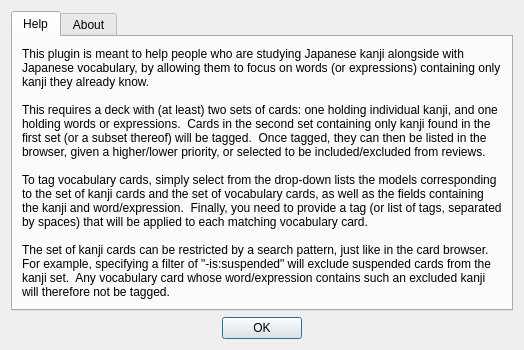
<?xml version="1.0" encoding="UTF-8"?>
<ui version="4.0">
 <class>KanjiVocabHelp</class>
 <widget class="QDialog" name="KanjiVocabHelp">
  <property name="windowTitle">
   <string>Tag vocabulary cards based on kanji - Help</string>
  </property>
  <layout class="QGridLayout" name="gridLayout">
   <item row="0" column="0">
    <widget class="QTabWidget" name="tabWidget">
     <property name="currentIndex">
      <number>0</number>
     </property>
     <widget class="QWidget" name="helpTab">
      <attribute name="title">
       <string>Help</string>
      </attribute>
      <layout class="QVBoxLayout" name="verticalLayout_2">
       <item>
        <widget class="QLabel" name="helpLabel">
         <property name="sizePolicy">
          <sizepolicy hsizetype="Minimum" vsizetype="Minimum">
           <horstretch>0</horstretch>
           <verstretch>0</verstretch>
          </sizepolicy>
         </property>
         <property name="text">
          <string>&lt;!DOCTYPE HTML PUBLIC &quot;-//W3C//DTD HTML 4.0//EN&quot; &quot;http://www.w3.org/TR/REC-html40/strict.dtd&quot;&gt;
&lt;html&gt;&lt;head&gt;&lt;meta name=&quot;qrichtext&quot; content=&quot;1&quot; /&gt;&lt;style type=&quot;text/css&quot;&gt;
p, li { white-space: pre-wrap; }
&lt;/style&gt;&lt;/head&gt;&lt;body style=&quot; font-family:'Sans Serif'; font-size:9pt; font-weight:400; font-style:normal;&quot;&gt;
&lt;p style=&quot; margin-top:0px; margin-bottom:0px; margin-left:0px; margin-right:0px; -qt-block-indent:0; text-indent:0px;&quot;&gt;This plugin is meant to help people who are studying Japanese kanji alongside with Japanese vocabulary, by allowing them to focus on words (or expressions) containing only kanji they already know.&lt;/p&gt;
&lt;p style=&quot;-qt-paragraph-type:empty; margin-top:0px; margin-bottom:0px; margin-left:0px; margin-right:0px; -qt-block-indent:0; text-indent:0px;&quot;&gt;&lt;br /&gt;&lt;/p&gt;
&lt;p style=&quot; margin-top:0px; margin-bottom:0px; margin-left:0px; margin-right:0px; -qt-block-indent:0; text-indent:0px;&quot;&gt;This requires a deck with (at least) two sets of cards: one holding individual kanji, and one holding words or expressions.  Cards in the second set containing only kanji found in the first set (or a subset thereof) will be tagged.  Once tagged, they can then be listed in the browser, given a higher/lower priority, or selected to be included/excluded from reviews.&lt;/p&gt;
&lt;p style=&quot;-qt-paragraph-type:empty; margin-top:0px; margin-bottom:0px; margin-left:0px; margin-right:0px; -qt-block-indent:0; text-indent:0px;&quot;&gt;&lt;br /&gt;&lt;/p&gt;
&lt;p style=&quot; margin-top:0px; margin-bottom:0px; margin-left:0px; margin-right:0px; -qt-block-indent:0; text-indent:0px;&quot;&gt;To tag vocabulary cards, simply select from the drop-down lists the models corresponding to the set of kanji cards and the set of vocabulary cards, as well as the fields containing the kanji and word/expression.  Finally, you need to provide a tag (or list of tags, separated by spaces) that will be applied to each matching vocabulary card.&lt;/p&gt;
&lt;p style=&quot;-qt-paragraph-type:empty; margin-top:0px; margin-bottom:0px; margin-left:0px; margin-right:0px; -qt-block-indent:0; text-indent:0px;&quot;&gt;&lt;br /&gt;&lt;/p&gt;
&lt;p style=&quot; margin-top:0px; margin-bottom:0px; margin-left:0px; margin-right:0px; -qt-block-indent:0; text-indent:0px;&quot;&gt;The set of kanji cards can be restricted by a search pattern, just like in the card browser.  For example, specifying a filter of &amp;quot;-is:suspended&amp;quot; will exclude suspended cards from the kanji set.  Any vocabulary card whose word/expression contains such an excluded kanji will therefore not be tagged.&lt;/p&gt;&lt;/body&gt;&lt;/html&gt;</string>
         </property>
         <property name="wordWrap">
          <bool>true</bool>
         </property>
        </widget>
       </item>
      </layout>
     </widget>
     <widget class="QWidget" name="aboutTab">
      <attribute name="title">
       <string>About</string>
      </attribute>
      <layout class="QGridLayout" name="gridLayout_2">
       <item row="0" column="0">
        <widget class="QLabel" name="aboutLabel">
         <property name="text">
          <string>&lt;!DOCTYPE HTML PUBLIC &quot;-//W3C//DTD HTML 4.0//EN&quot; &quot;http://www.w3.org/TR/REC-html40/strict.dtd&quot;&gt;
&lt;html&gt;&lt;head&gt;&lt;meta name=&quot;qrichtext&quot; content=&quot;1&quot; /&gt;&lt;style type=&quot;text/css&quot;&gt;
p, li { white-space: pre-wrap; }
&lt;/style&gt;&lt;/head&gt;&lt;body style=&quot; font-family:'Sans Serif'; font-size:9pt; font-weight:400; font-style:normal;&quot;&gt;
&lt;p align=&quot;center&quot; style=&quot; margin-top:0px; margin-bottom:0px; margin-left:0px; margin-right:0px; -qt-block-indent:0; text-indent:0px;&quot;&gt;&lt;span style=&quot; font-weight:600;&quot;&gt;KanjiVocab Anki plugin&lt;/span&gt;&lt;/p&gt;
&lt;p align=&quot;center&quot; style=&quot; margin-top:0px; margin-bottom:0px; margin-left:0px; margin-right:0px; -qt-block-indent:0; text-indent:0px;&quot;&gt;Version: %(version)s&lt;/p&gt;
&lt;p align=&quot;center&quot; style=&quot;-qt-paragraph-type:empty; margin-top:0px; margin-bottom:0px; margin-left:0px; margin-right:0px; -qt-block-indent:0; text-indent:0px;&quot;&gt;&lt;br /&gt;&lt;/p&gt;
&lt;p align=&quot;center&quot; style=&quot; margin-top:0px; margin-bottom:0px; margin-left:0px; margin-right:0px; -qt-block-indent:0; text-indent:0px;&quot;&gt;Written by Frédéric Brière  &amp;lt;&lt;a href=&quot;mailto:fbriere@fbriere.net&quot;&gt;&lt;span style=&quot; text-decoration: underline; color:#0000ff;&quot;&gt;fbriere@fbriere.net&lt;/span&gt;&lt;/a&gt;&amp;gt;&lt;/p&gt;&lt;/body&gt;&lt;/html&gt;</string>
         </property>
        </widget>
       </item>
      </layout>
     </widget>
    </widget>
   </item>
   <item row="1" column="0">
    <widget class="QDialogButtonBox" name="buttonBox">
     <property name="orientation">
      <enum>Qt::Horizontal</enum>
     </property>
     <property name="standardButtons">
      <set>QDialogButtonBox::Ok</set>
     </property>
     <property name="centerButtons">
      <bool>true</bool>
     </property>
    </widget>
   </item>
  </layout>
 </widget>
 <resources/>
 <connections>
  <connection>
   <sender>buttonBox</sender>
   <signal>accepted()</signal>
   <receiver>KanjiVocabHelp</receiver>
   <slot>accept()</slot>
   <hints>
    <hint type="sourcelabel">
     <x>248</x>
     <y>254</y>
    </hint>
    <hint type="destinationlabel">
     <x>157</x>
     <y>274</y>
    </hint>
   </hints>
  </connection>
  <connection>
   <sender>buttonBox</sender>
   <signal>rejected()</signal>
   <receiver>KanjiVocabHelp</receiver>
   <slot>reject()</slot>
   <hints>
    <hint type="sourcelabel">
     <x>316</x>
     <y>260</y>
    </hint>
    <hint type="destinationlabel">
     <x>286</x>
     <y>274</y>
    </hint>
   </hints>
  </connection>
 </connections>
</ui>
